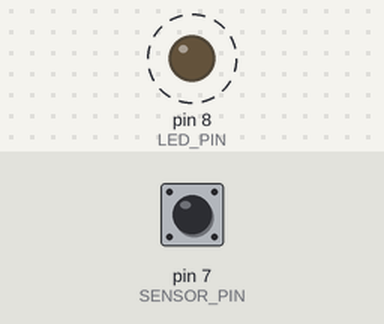
Recording of a sketch running on a simulated Arduino Uno, built with avr-gcc and run on an emulated ATmega328P. Parts: output pins drawn as LEDs (lit = HIGH). Dashed ring = blinking. The test bench sets the inputs (shaded band); at power-on: pin 7 (SENSOR_PIN) LOW.

Above: at 1.2 s.
1.3 s: pin 7 (SENSOR_PIN) pulsed HIGH 2 times (0.12 s each, 0.3 s apart)
At 1.45 s:
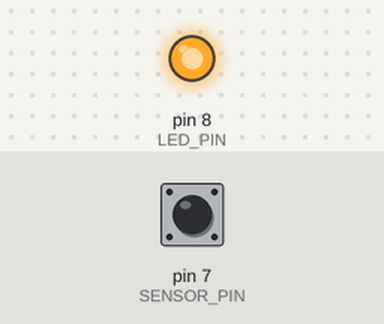
Timing chart, 0 to 10.9 s (numbered marks = the images above; inputs shaded):
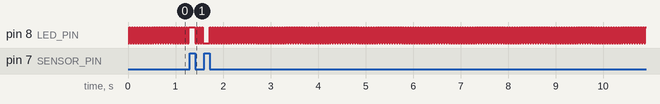

The sketch:

clap-detection.ino
```cpp
#include "sensor.hpp"
#include "led.hpp"

#define SENSOR_PIN 7
#define LED_PIN 8

Sensor sensor(SENSOR_PIN);
Led led(LED_PIN);

void setup() {
  // nothing to do
}

void loop() {
  if (sensor.is_triggered()) {
    led.toggle();
  }
}
```

led.hpp
```cpp
#pragma once

class Led {
  private:
    int pin;
    bool state;
  public:
    Led(int led_pin);
    void toggle();
};

Led::Led(int led_pin) : pin(led_pin), state(false) {
  pinMode(pin, OUTPUT);
  digitalWrite(pin, LOW);
}

void Led::toggle() {
  state = !state;
  digitalWrite(pin, state ? HIGH : LOW);
}
```

sensor.hpp
```cpp
#pragma once

#define DEBOUNCE_DELAY 25

class Sensor {
  private:
    int pin;
    unsigned long last_reading = 0;
  public:
    Sensor(int sensor_pin);
    bool is_triggered();
};

Sensor::Sensor(int sensor_pin) : pin(sensor_pin) {
  pinMode(pin, INPUT);
}

bool Sensor::is_triggered() {
  int sensor_data = digitalRead(pin);
  if (sensor_data == LOW && (millis() - last_reading) > DEBOUNCE_DELAY) {
    last_reading = millis();
    return true;
  }
  return false;
}
```
